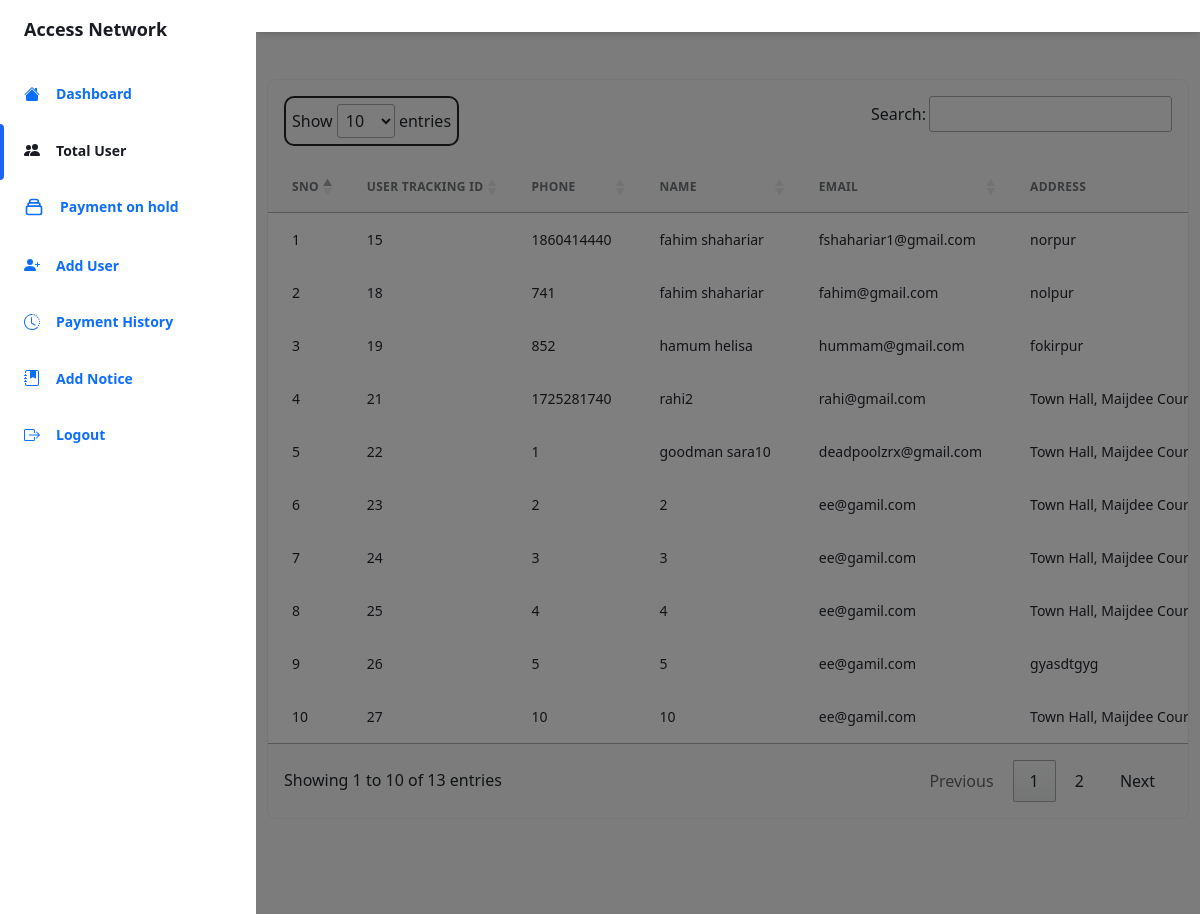
Page /total_user.php (signed in) on the committed database.
### total_user.php (the view, shortened to what this page needs)
<!DOCTYPE html>
<html :class="{ 'theme-dark': dark }" x-data="data()" lang="en">
<head>
    <link rel="stylesheet" href="./assets/css/tailwind.output.css" />
    <link rel="stylesheet" href="https://cdnjs.cloudflare.com/ajax/libs/Chart.js/2.9.3/Chart.min.css" />
    <link href="https://cdn.jsdelivr.net/npm/bootstrap@5.1.3/dist/css/bootstrap.min.css" rel="stylesheet">
    <link rel="stylesheet" href="./assets/css/custom.css">
    <link rel="stylesheet" href="//cdn.datatables.net/1.10.20/css/jquery.dataTables.min.css">
    <link rel="stylesheet" href="./assets/css/datatable.css">
</head>
<body>
    <div class="flex h-screen bg-gray-50 dark:bg-gray-900" :class="{ 'overflow-hidden': isSideMenuOpen }">
        <aside class="z-20 hidden w-64 overflow-y-auto bg-white dark:bg-gray-800 md:block flex-shrink-0">
            <div class="py-4 text-gray-500 dark:text-gray-400">
                <a class="ml-6 text-lg font-bold text-gray-800 dark:text-gray-200" href="#">
                    Access Network
                </a>
                <ul class="mt-6">
                    <li class="relative px-6 py-3">
                        <a class="inline-flex items-center w-full text-sm font-semibold transition-colors duration-150 hover:text-gray-800 dark:hover:text-gray-200" href="admin.php">
                            <span class="ml-4">Dashboard</span>
                        </a>
                    </li>
                </ul>
                <ul>
                    <li class="relative px-6 py-3">
                        <span class="absolute inset-y-0 left-0 w-1 bg-purple-600 rounded-tr-lg rounded-br-lg" aria-hidden="true"></span>
                        <a class="inline-flex items-center w-full text-sm font-semibold text-gray-800 transition-colors duration-150 hover:text-gray-800 dark:hover:text-gray-200 dark:text-gray-100" href="total_user.php">
                            <span class="ml-4">Total User</span>
                        </a>
                    </li>
                    <li class="relative px-6 py-3">
                        <a class="inline-flex items-center w-full text-sm font-semibold transition-colors duration-150 hover:text-gray-800 dark:hover:text-gray-200" href="payment_onhold2.php">
                            <span class="ml-4">Payment on hold</span>
                        </a>
                    </li>
                    <li class="relative px-6 py-3">
                        <a class="inline-flex items-center w-full text-sm font-semibold transition-colors duration-150 hover:text-gray-800 dark:hover:text-gray-200" href="add_user.php">
                            <span class="ml-4">Add User</span>
                        </a>
                    </li>
                    <li class="relative px-6 py-3">
                        <a class="inline-flex items-center w-full text-sm font-semibold transition-colors duration-150 hover:text-gray-800 dark:hover:text-gray-200" href="payment_history.php">
                            <span class="ml-4">Payment History</span>
                        </a>
                    </li>
                    <li class="relative px-6 py-3">
                        <a class="inline-flex items-center w-full text-sm font-semibold transition-colors duration-150 hover:text-gray-800 dark:hover:text-gray-200" href="notice.php">
                            <span class="ml-4">Add Notice</span>
                        </a>
                    </li>
                    <li class="relative px-6 py-3">
                        <a class="inline-flex items-center w-full text-sm font-semibold transition-colors duration-150 hover:text-gray-800 dark:hover:text-gray-200" href="admin_logout.php">
                            <span class="ml-4">Logout</span>
                        </a>
                    </li>
                </ul>
            </div>
        </aside>
        <div x-show="isSideMenuOpen" x-transition:enter="transition ease-in-out duration-150" x-transition:enter-start="opacity-0" x-transition:enter-end="opacity-100" x-transition:leave="transition ease-in-out duration-150" x-transition:leave-start="opacity-100" x-transition:leave-end="opacity-0" class="fixed inset-0 z-10 flex items-end bg-black bg-opacity-50 sm:items-center sm:justify-center"></div>
        <div class="flex flex-col flex-1 w-full">
            <header class="z-10 py-4 bg-white shadow-md dark:bg-gray-800">
            </header>
            <main class="h-full overflow-y-auto">
                <div class="container px-6 mx-auto grid my-5">
                    <div class="w-full overflow-hidden rounded-lg shadow-xs mb-5">
                        <div class="w-full overflow-x-auto">
                            <table class="w-full whitespace-no-wrap" id="myTable">
                                <thead>
                                    <tr class="text-xs font-semibold tracking-wide text-left text-gray-500 uppercase border-b dark:border-gray-700 bg-gray-50 dark:text-gray-400 dark:bg-gray-800">
                                        <th class="px-4 py-3">SNO</th>
                                        <th class="px-4 py-3">USER TRACKING ID</th>
                                        <th class="px-4 py-3">PHONE</th>
                                        <th class="px-4 py-3">NAME</th>
                                        <th class="px-4 py-3">EMAIL</th>
                                        <th class="px-4 py-3">ADDRESS</th>
                                    </tr>
                                </thead>
                                <tbody class="bg-white divide-y dark:divide-gray-700 dark:bg-gray-800">
                                    <?php
                                    include('connection.php');
                                    $datab = "SELECT * FROM `user-regester` ";
                                    $querycon = mysqli_query($con, $datab);
                                    $a = 1;
                                    while ($fetch = mysqli_fetch_array($querycon)) {
                                    ?>
                                        <tr class="text-gray-700 dark:text-gray-400">
                                            <td class="px-4 py-3 text-sm">
                                                <?php echo $a++; ?>
                                            </td>
                                            <td class="px-4 py-3 text-sm">
                                                <?php echo $fetch['sno'] ?>
                                            </td>
                                            <td class="px-4 py-3 text-sm">
                                                <?php echo $fetch['phone'] ?>
                                            </td>
                                            <td class="px-4 py-3 text-sm">
                                                <?php echo $fetch['name'] ?>
                                            </td>
                                            <td class="px-4 py-3 text-sm">
                                                <?php echo $fetch['email'] ?>
                                            </td>
                                            <td class="px-4 py-3 text-sm">
                                                <?php echo $fetch['address'] ?>
                                            </td>
                                        </tr>
                                    <?php
                                    }
                                    ?>
                                </tbody>
                            </table>
                        </div>
                    </div>
                </div>
            </main>
        </div>
    </div>
</body>
</html>

### assets/css/custom.css (style rules this page uses)
a { text-decoration: none !important; }
dl, ol, ul { margin-top: 0; margin-bottom: 0 !important; padding-left: 0rem !important; }
.py-4 { padding-top: 1rem !important; padding-bottom: 1rem !important; }

### rows in the picture
user-regester: sno "15", phone "1860414440", name "fahim shahariar", email "fshahariar1@gmail.com", address "norpur"
user-regester: sno "18", phone "741", name "fahim shahariar", email "fahim@gmail.com", address "nolpur"
user-regester: sno "19", phone "852", name "hamum helisa", email "hummam@gmail.com", address "fokirpur"
user-regester: sno "21", phone "1725281740", name "rahi2", email "rahi@gmail.com", address "Town Hall, Maijdee…"
user-regester: sno "22", phone "1", name "goodman sara10", email "deadpoolzrx@gmail.com", address "Town Hall, Maijdee…"
user-regester: sno "23", phone "2", name "2", email "ee@gamil.com", address "Town Hall, Maijdee…"
user-regester: sno "24", phone "3", name "3", email "ee@gamil.com", address "Town Hall, Maijdee…"
user-regester: sno "25", phone "4", name "4", email "ee@gamil.com", address "Town Hall, Maijdee…"
user-regester: sno "26", phone "5", name "5", email "ee@gamil.com", address "gyasdtgyg"
user-regester: sno "27", phone "10", name "10", email "ee@gamil.com", address "Town Hall, Maijdee…"
